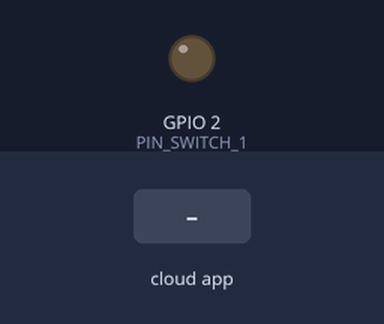
The sketch below on a simulated ESP32. Shown: output pins drawn as LEDs (lit = HIGH). Inputs (shaded band) come from the test bench. The RemoteXY app is connected.

Above: at 1.2 s.
1.3 s: the phone or cloud app sets switch_1 to 1
At 1.9 s:
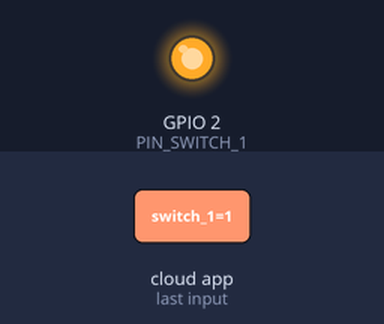
2.8 s: the phone or cloud app sets switch_1 to 0
At 4.2 s:
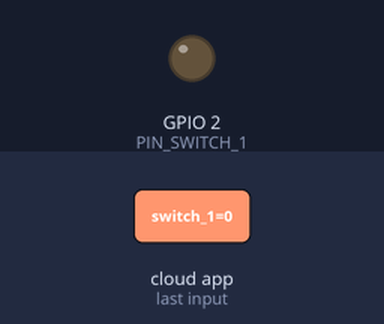
Timing chart, 0 to 5.8 s (numbered marks = the images above; inputs shaded):
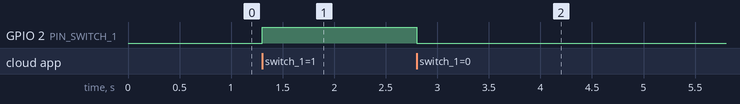

The sketch:

Remote_XY.ino
```cpp
// (licence header left out)
//////////////////////////////////////////////
//        RemoteXY include library          //
//////////////////////////////////////////////

// RemoteXY select connection mode and include library
#define REMOTEXY_MODE__ESP8266WIFI_LIB_CLOUD
#include <WiFi.h>

#include <RemoteXY.h>

// RemoteXY connection settings
#define REMOTEXY_WIFI_SSID "KAVI 1646"
#define REMOTEXY_WIFI_PASSWORD "Kavi@San"
#define REMOTEXY_CLOUD_SERVER "cloud.remotexy.com"
#define REMOTEXY_CLOUD_PORT 6376
#define REMOTEXY_CLOUD_TOKEN "22c18780a500ca6b3d32ffe8dcf026f5"


// RemoteXY configurate
#pragma pack(push, 1)
uint8_t RemoteXY_CONF[] =   // 27 bytes
  { 255,1,0,0,0,20,0,16,139,1,2,1,21,42,22,11,120,8,31,31,
  79,78,0,79,70,70,0 };

// this structure defines all the variables and events of your control interface
struct {

    // input variables
  uint8_t switch_1; // =1 if switch ON and =0 if OFF

    // other variable
  uint8_t connect_flag;  // =1 if wire connected, else =0

} RemoteXY;
#pragma pack(pop)

/////////////////////////////////////////////
//           END RemoteXY include          //
/////////////////////////////////////////////

#define PIN_SWITCH_1 2


void setup()
{
  RemoteXY_Init ();

  pinMode (PIN_SWITCH_1, OUTPUT);

  // TODO you setup code

}

void loop()
{
  RemoteXY_Handler ();

  digitalWrite(PIN_SWITCH_1, (RemoteXY.switch_1==0)?LOW:HIGH);

  // TODO you loop code
  // use the RemoteXY structure for data transfer
  // do not call delay()


}
```

Measured:
- after the input at 1.3 s, GPIO 2 (PIN_SWITCH_1): LOW → HIGH at once
- after the input at 2.8 s, GPIO 2 (PIN_SWITCH_1): HIGH → LOW at once
